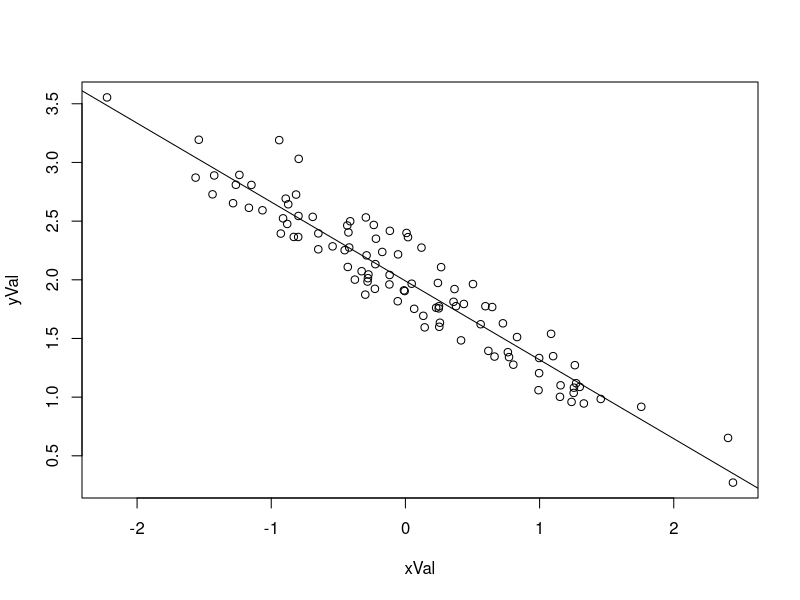

Reproduce this figure in R.
set.seed(0)
xVal <- rnorm(100)
yVal <- 2.0 + -0.7 * xVal + rnorm(100, 0, 0.2)

# saving plot in png format
png(filename = 'rplot.png', width = 1000, height = 600, units = "px")
plot(xVal, yVal) # points
abline(lm(yVal ~ xVal)) # line regression
dev.off() # end add to file